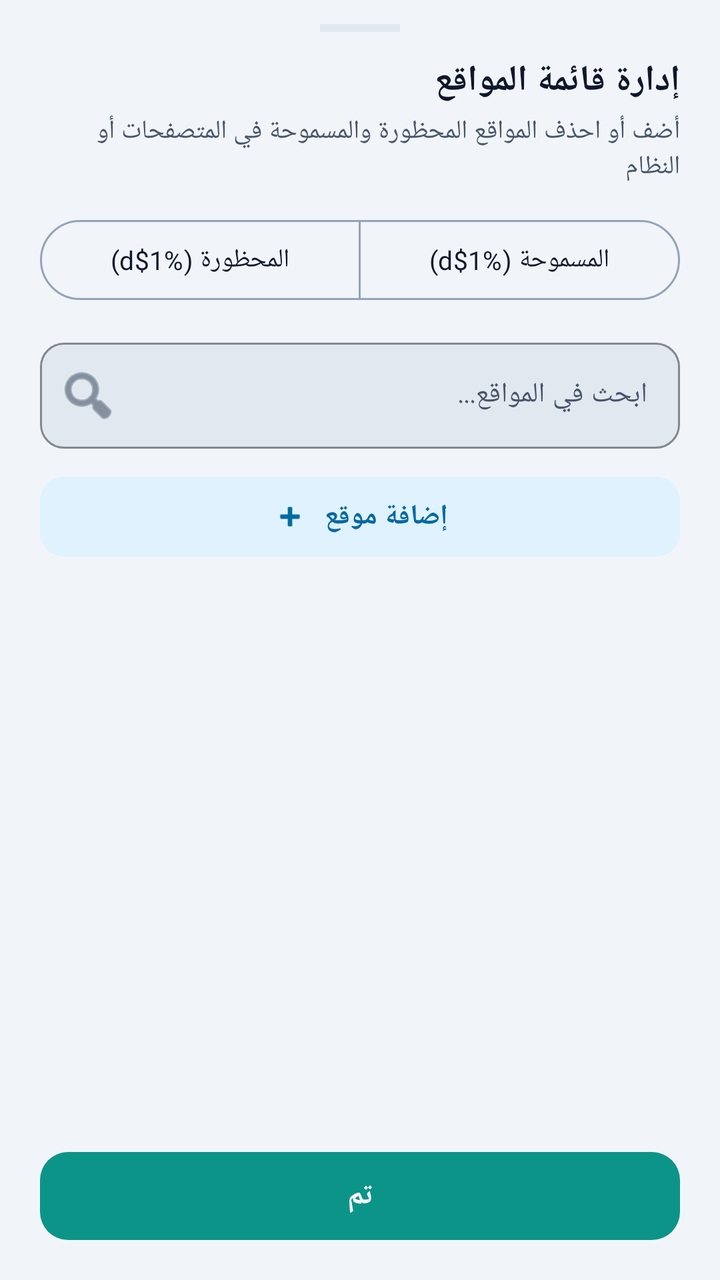
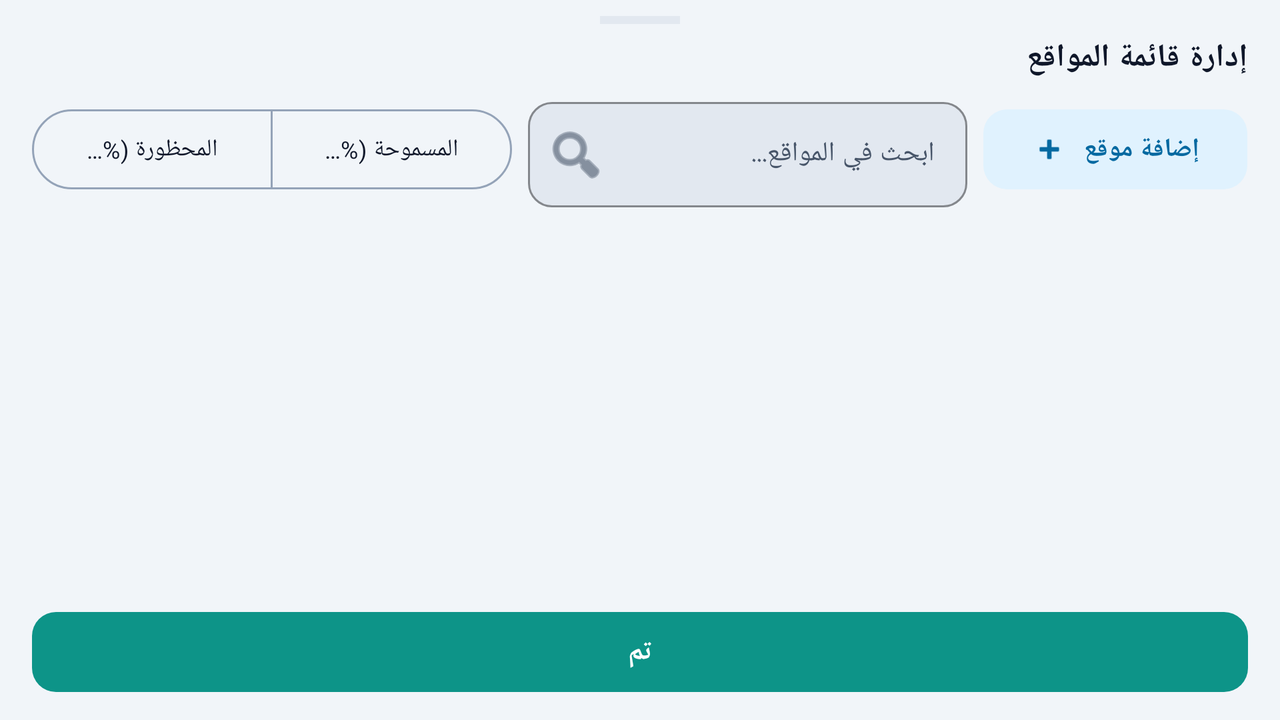

Two renders of one Android screen. The first uses the default layout on a phone; the second uses the alternative layout the repository ships for a different screen configuration, on a matching device. The two XML files are below.
<!-- AndroidManifest.xml: application theme Theme.Antiporn -->
<!-- res/layout/bottom_sheet_website_rules.xml -->
<?xml version="1.0" encoding="utf-8"?>
<LinearLayout
    xmlns:android="http://schemas.android.com/apk/res/android"
    xmlns:app="http://schemas.android.com/apk/res-auto"
    xmlns:tools="http://schemas.android.com/tools"
    android:layout_width="match_parent"
    android:layout_height="match_parent"
    android:background="?attr/colorSurfaceContainer"
    android:orientation="vertical"
    android:paddingBottom="16dp">

    
    <View
        android:layout_width="40dp"
        android:layout_height="4dp"
        android:layout_gravity="center_horizontal"
        android:layout_marginTop="12dp"
        android:layout_marginBottom="12dp"
        android:background="?attr/colorOutlineVariant" />

    
    <TextView
        android:layout_width="match_parent"
        android:layout_height="wrap_content"
        android:paddingHorizontal="20dp"
        android:text="@string/website_rules_title"
        android:textColor="?attr/colorOnSurface"
        android:textSize="18sp"
        android:textStyle="bold" />

    <TextView
        android:layout_width="match_parent"
        android:layout_height="wrap_content"
        android:layout_marginTop="4dp"
        android:paddingHorizontal="20dp"
        android:text="@string/website_rules_desc"
        android:textColor="?attr/colorOnSurfaceVariant"
        android:textSize="13sp" />

    
    <com.google.android.material.button.MaterialButtonToggleGroup
        android:id="@+id/toggleGroupWebsiteTab"
        android:layout_width="match_parent"
        android:layout_height="wrap_content"
        android:layout_marginHorizontal="20dp"
        android:layout_marginTop="14dp"
        app:selectionRequired="true"
        app:singleSelection="true">

        <com.google.android.material.button.MaterialButton
            android:id="@+id/btnTabBlocked"
            style="?attr/materialButtonOutlinedStyle"
            android:layout_width="0dp"
            android:layout_height="wrap_content"
            android:layout_weight="1"
            android:fontFamily="@font/tajawal"
            android:minHeight="48dp"
            android:text="@string/tab_blocked_websites"
            android:textSize="13sp" />

        <com.google.android.material.button.MaterialButton
            android:id="@+id/btnTabAllowed"
            style="?attr/materialButtonOutlinedStyle"
            android:layout_width="0dp"
            android:layout_height="wrap_content"
            android:layout_weight="1"
            android:fontFamily="@font/tajawal"
            android:minHeight="48dp"
            android:text="@string/tab_allowed_websites"
            android:textSize="13sp" />
    </com.google.android.material.button.MaterialButtonToggleGroup>

    
    <com.google.android.material.textfield.TextInputLayout
        style="@style/Widget.Material3.TextInputLayout.OutlinedBox"
        android:layout_width="match_parent"
        android:layout_height="wrap_content"
        android:layout_marginHorizontal="20dp"
        android:layout_marginTop="12dp"
        app:boxBackgroundColor="?attr/colorSurfaceContainerHigh"
        app:boxCornerRadiusBottomEnd="12dp"
        app:boxCornerRadiusBottomStart="12dp"
        app:boxCornerRadiusTopEnd="12dp"
        app:boxCornerRadiusTopStart="12dp"
        app:boxStrokeColor="?attr/colorPrimary"
        app:hintTextColor="?attr/colorOnSurfaceVariant"
        app:startIconDrawable="@android:drawable/ic_menu_search"
        app:startIconTint="?attr/colorOnSurfaceVariant">

        <com.google.android.material.textfield.TextInputEditText
            android:id="@+id/etSearchWebsite"
            android:layout_width="match_parent"
            android:layout_height="wrap_content"
            android:hint="@string/website_rules_search_hint"
            android:imeOptions="actionDone"
            android:inputType="text"
            android:maxLines="1"
            android:textColor="?attr/colorOnSurface"
            android:textColorHint="?attr/colorOnSurfaceVariant"
            android:textSize="14sp" />
    </com.google.android.material.textfield.TextInputLayout>

    
    <com.google.android.material.button.MaterialButton
        android:id="@+id/btnAddWebsite"
        style="@style/Widget.Material3.Button.TonalButton"
        android:layout_width="match_parent"
        android:layout_height="wrap_content"
        android:layout_marginHorizontal="20dp"
        android:layout_marginTop="10dp"
        android:fontFamily="@font/tajawal"
        android:minHeight="48dp"
        android:text="@string/btn_add_blocked_url"
        android:textSize="14sp"
        android:textStyle="bold"
        app:cornerRadius="12dp"
        app:icon="@android:drawable/ic_input_add"
        app:iconGravity="textStart" />

    
    <TextView
        android:id="@+id/tvEmptyWebsites"
        android:layout_width="match_parent"
        android:layout_height="0dp"
        android:layout_weight="1"
        android:gravity="center"
        android:padding="24dp"
        android:text="@string/empty_blocked_urls"
        android:textColor="?attr/colorOnSurfaceVariant"
        android:textSize="14sp"
        android:visibility="gone" />

    
    <androidx.recyclerview.widget.RecyclerView
        android:id="@+id/rvWebsites"
        android:layout_width="match_parent"
        android:layout_height="0dp"
        android:layout_marginTop="10dp"
        android:layout_weight="1"
        android:clipToPadding="false"
        android:paddingHorizontal="20dp"
        android:paddingVertical="4dp"
        tools:listitem="@layout/item_filtered_url" />

    
    <com.google.android.material.button.MaterialButton
        android:id="@+id/btnDoneWebsites"
        android:layout_width="match_parent"
        android:layout_height="wrap_content"
        android:layout_marginHorizontal="20dp"
        android:layout_marginTop="10dp"
        android:fontFamily="@font/tajawal"
        android:minHeight="52dp"
        android:text="@string/website_rules_btn_done"
        android:textColor="?attr/colorOnPrimary"
        android:textSize="15sp"
        android:textStyle="bold"
        app:backgroundTint="?attr/colorPrimary"
        app:cornerRadius="14dp" />

</LinearLayout>
<!-- resources referenced by this layout -->
<resources>
  <string name="btn_add_blocked_url">إضافة موقع</string>
  <string name="empty_blocked_urls">لا توجد مواقع محظورة مضافة حالياً</string>
  <string name="tab_allowed_websites">المسموحة (%1$d)</string>
  <string name="tab_blocked_websites">المحظورة (%1$d)</string>
  <string name="website_rules_btn_done">تم</string>
  <string name="website_rules_desc">أضف أو احذف المواقع المحظورة والمسموحة في المتصفحات أو النظام</string>
  <string name="website_rules_search_hint">ابحث في المواقع...</string>
  <string name="website_rules_title">إدارة قائمة المواقع</string>
  <style name="Theme.Antiporn" parent="Theme.Material3.DayNight.NoActionBar">
          
          <item name="colorPrimary">@color/md_theme_light_primary</item>
          <item name="colorOnPrimary">@color/md_theme_light_onPrimary</item>
          <item name="colorPrimaryContainer">@color/md_theme_light_primaryContainer</item>
          <item name="colorOnPrimaryContainer">@color/md_theme_light_onPrimaryContainer</item>
  
          
          <item name="colorSecondary">@color/md_theme_light_secondary</item>
          <item name="colorOnSecondary">@color/md_theme_light_onSecondary</item>
          <item name="colorSecondaryContainer">@color/md_theme_light_secondaryContainer</item>
          <item name="colorOnSecondaryContainer">@color/md_theme_light_onSecondaryContainer</item>
  
          
          <item name="colorTertiary">@color/md_theme_light_tertiary</item>
  
          
          <item name="colorSurface">@color/md_theme_light_surface</item>
          <item name="colorOnSurface">@color/md_theme_light_onSurface</item>
          <item name="colorSurfaceVariant">@color/md_theme_light_surfaceVariant</item>
          <item name="colorOnSurfaceVariant">@color/md_theme_light_onSurfaceVariant</item>
          <item name="colorSurfaceContainer">@color/md_theme_light_surfaceContainer</item>
          <item name="colorSurfaceContainerHigh">@color/md_theme_light_surfaceContainerHigh</item>
          <item name="colorOutline">@color/md_theme_light_outline</item>
          <item name="colorOutlineVariant">@color/md_theme_light_outlineVariant</item>
  
          <item name="android:windowBackground">@color/md_theme_light_surface</item>
  
          
          <item name="materialAlertDialogTheme">@style/ThemeOverlay.Material3.MaterialAlertDialog</item>
  
          
          <item name="android:statusBarColor">@android:color/transparent</item>
          <item name="android:navigationBarColor">@android:color/transparent</item>
          <item name="android:windowLightStatusBar">true</item>
          <item name="android:windowLightNavigationBar" tools:targetApi="o_mr1">true</item>
      </style>
  <color name="md_theme_light_primary">#FF0D9488</color>
  <color name="md_theme_light_onPrimary">#FFFFFFFF</color>
  <color name="md_theme_light_primaryContainer">#FFCCFBF1</color>
  <color name="md_theme_light_onPrimaryContainer">#FF115E59</color>
  <color name="md_theme_light_secondary">#FF0284C7</color>
  <color name="md_theme_light_onSecondary">#FFFFFFFF</color>
  <color name="md_theme_light_secondaryContainer">#FFE0F2FE</color>
  <color name="md_theme_light_onSecondaryContainer">#FF0369A1</color>
  <color name="md_theme_light_tertiary">#FFF59E0B</color>
  <color name="md_theme_light_surface">#FFF8FAFC</color>
  <color name="md_theme_light_onSurface">#FF0F172A</color>
  <color name="md_theme_light_surfaceVariant">#FFE2E8F0</color>
  <color name="md_theme_light_onSurfaceVariant">#FF475569</color>
  <color name="md_theme_light_surfaceContainer">#FFF1F5F9</color>
  <color name="md_theme_light_surfaceContainerHigh">#FFE2E8F0</color>
  <color name="md_theme_light_outline">#FF94A3B8</color>
  <color name="md_theme_light_outlineVariant">#FFE2E8F0</color>
</resources>
<!-- res/layout-land/bottom_sheet_website_rules.xml (the repository's variant of the layout above) -->
<!-- drawn on the phone turned sideways -->
<?xml version="1.0" encoding="utf-8"?>
<LinearLayout
    xmlns:android="http://schemas.android.com/apk/res/android"
    xmlns:app="http://schemas.android.com/apk/res-auto"
    xmlns:tools="http://schemas.android.com/tools"
    android:layout_width="match_parent"
    android:layout_height="match_parent"
    android:background="?attr/colorSurfaceContainer"
    android:orientation="vertical"
    android:paddingBottom="10dp">

    
    <View
        android:layout_width="40dp"
        android:layout_height="4dp"
        android:layout_gravity="center_horizontal"
        android:layout_marginTop="8dp"
        android:layout_marginBottom="6dp"
        android:background="?attr/colorOutlineVariant" />

    
    <TextView
        android:layout_width="match_parent"
        android:layout_height="wrap_content"
        android:paddingHorizontal="16dp"
        android:text="@string/website_rules_title"
        android:textColor="?attr/colorOnSurface"
        android:textSize="16sp"
        android:textStyle="bold" />

    
    <LinearLayout
        android:layout_width="match_parent"
        android:layout_height="wrap_content"
        android:layout_marginTop="6dp"
        android:baselineAligned="false"
        android:gravity="center_vertical"
        android:orientation="horizontal"
        android:paddingHorizontal="16dp">

        <com.google.android.material.button.MaterialButtonToggleGroup
            android:id="@+id/toggleGroupWebsiteTab"
            android:layout_width="0dp"
            android:layout_height="wrap_content"
            android:layout_marginEnd="8dp"
            android:layout_weight="1.2"
            app:selectionRequired="true"
            app:singleSelection="true">

            <com.google.android.material.button.MaterialButton
                android:id="@+id/btnTabBlocked"
                style="?attr/materialButtonOutlinedStyle"
                android:layout_width="0dp"
                android:layout_height="wrap_content"
                android:layout_weight="1"
                android:fontFamily="@font/tajawal"
                android:minHeight="48dp"
                android:text="@string/tab_blocked_websites"
                android:textSize="12sp" />

            <com.google.android.material.button.MaterialButton
                android:id="@+id/btnTabAllowed"
                style="?attr/materialButtonOutlinedStyle"
                android:layout_width="0dp"
                android:layout_height="wrap_content"
                android:layout_weight="1"
                android:fontFamily="@font/tajawal"
                android:minHeight="48dp"
                android:text="@string/tab_allowed_websites"
                android:textSize="12sp" />
        </com.google.android.material.button.MaterialButtonToggleGroup>

        <com.google.android.material.textfield.TextInputLayout
            style="@style/Widget.Material3.TextInputLayout.OutlinedBox"
            android:layout_width="0dp"
            android:layout_height="wrap_content"
            android:layout_marginEnd="8dp"
            android:layout_weight="1.1"
            app:boxBackgroundColor="?attr/colorSurfaceContainerHigh"
            app:boxCornerRadiusBottomEnd="12dp"
            app:boxCornerRadiusBottomStart="12dp"
            app:boxCornerRadiusTopEnd="12dp"
            app:boxCornerRadiusTopStart="12dp"
            app:boxStrokeColor="?attr/colorPrimary"
            app:hintTextColor="?attr/colorOnSurfaceVariant"
            app:startIconDrawable="@android:drawable/ic_menu_search"
            app:startIconTint="?attr/colorOnSurfaceVariant">

            <com.google.android.material.textfield.TextInputEditText
                android:id="@+id/etSearchWebsite"
                android:layout_width="match_parent"
                android:layout_height="wrap_content"
                android:hint="@string/website_rules_search_hint"
                android:imeOptions="actionDone"
                android:inputType="text"
                android:maxLines="1"
                android:textColor="?attr/colorOnSurface"
                android:textColorHint="?attr/colorOnSurfaceVariant"
                android:textSize="13.5sp" />
        </com.google.android.material.textfield.TextInputLayout>

        <com.google.android.material.button.MaterialButton
            android:id="@+id/btnAddWebsite"
            style="@style/Widget.Material3.Button.TonalButton"
            android:layout_width="wrap_content"
            android:layout_height="wrap_content"
            android:fontFamily="@font/tajawal"
            android:minHeight="48dp"
            android:text="@string/btn_add_blocked_url"
            android:textSize="13sp"
            android:textStyle="bold"
            app:cornerRadius="12dp"
            app:icon="@android:drawable/ic_input_add"
            app:iconGravity="textStart" />
    </LinearLayout>

    
    <TextView
        android:id="@+id/tvEmptyWebsites"
        android:layout_width="match_parent"
        android:layout_height="0dp"
        android:layout_weight="1"
        android:gravity="center"
        android:padding="16dp"
        android:text="@string/empty_blocked_urls"
        android:textColor="?attr/colorOnSurfaceVariant"
        android:textSize="14sp"
        android:visibility="gone" />

    
    <androidx.recyclerview.widget.RecyclerView
        android:id="@+id/rvWebsites"
        android:layout_width="match_parent"
        android:layout_height="0dp"
        android:layout_marginTop="6dp"
        android:layout_weight="1"
        android:clipToPadding="false"
        android:paddingHorizontal="16dp"
        android:paddingVertical="4dp"
        tools:listitem="@layout/item_filtered_url" />

    
    <com.google.android.material.button.MaterialButton
        android:id="@+id/btnDoneWebsites"
        android:layout_width="match_parent"
        android:layout_height="wrap_content"
        android:layout_marginHorizontal="16dp"
        android:layout_marginTop="6dp"
        android:fontFamily="@font/tajawal"
        android:minHeight="48dp"
        android:text="@string/website_rules_btn_done"
        android:textColor="?attr/colorOnPrimary"
        android:textSize="14sp"
        android:textStyle="bold"
        app:backgroundTint="?attr/colorPrimary"
        app:cornerRadius="12dp" />

</LinearLayout>
<!-- resources referenced by the variant -->
<!-- as the phone turned sideways resolves them -->
<resources>
  <string name="btn_add_blocked_url">إضافة موقع</string>
  <string name="empty_blocked_urls">لا توجد مواقع محظورة مضافة حالياً</string>
  <string name="tab_allowed_websites">المسموحة (%1$d)</string>
  <string name="tab_blocked_websites">المحظورة (%1$d)</string>
  <string name="website_rules_btn_done">تم</string>
  <string name="website_rules_search_hint">ابحث في المواقع...</string>
  <string name="website_rules_title">إدارة قائمة المواقع</string>
  <style name="Theme.Antiporn" parent="Theme.Material3.DayNight.NoActionBar">
          
          <item name="colorPrimary">@color/md_theme_light_primary</item>
          <item name="colorOnPrimary">@color/md_theme_light_onPrimary</item>
          <item name="colorPrimaryContainer">@color/md_theme_light_primaryContainer</item>
          <item name="colorOnPrimaryContainer">@color/md_theme_light_onPrimaryContainer</item>
  
          
          <item name="colorSecondary">@color/md_theme_light_secondary</item>
          <item name="colorOnSecondary">@color/md_theme_light_onSecondary</item>
          <item name="colorSecondaryContainer">@color/md_theme_light_secondaryContainer</item>
          <item name="colorOnSecondaryContainer">@color/md_theme_light_onSecondaryContainer</item>
  
          
          <item name="colorTertiary">@color/md_theme_light_tertiary</item>
  
          
          <item name="colorSurface">@color/md_theme_light_surface</item>
          <item name="colorOnSurface">@color/md_theme_light_onSurface</item>
          <item name="colorSurfaceVariant">@color/md_theme_light_surfaceVariant</item>
          <item name="colorOnSurfaceVariant">@color/md_theme_light_onSurfaceVariant</item>
          <item name="colorSurfaceContainer">@color/md_theme_light_surfaceContainer</item>
          <item name="colorSurfaceContainerHigh">@color/md_theme_light_surfaceContainerHigh</item>
          <item name="colorOutline">@color/md_theme_light_outline</item>
          <item name="colorOutlineVariant">@color/md_theme_light_outlineVariant</item>
  
          <item name="android:windowBackground">@color/md_theme_light_surface</item>
  
          
          <item name="materialAlertDialogTheme">@style/ThemeOverlay.Material3.MaterialAlertDialog</item>
  
          
          <item name="android:statusBarColor">@android:color/transparent</item>
          <item name="android:navigationBarColor">@android:color/transparent</item>
          <item name="android:windowLightStatusBar">true</item>
          <item name="android:windowLightNavigationBar" tools:targetApi="o_mr1">true</item>
      </style>
  <color name="md_theme_light_primary">#FF0D9488</color>
  <color name="md_theme_light_onPrimary">#FFFFFFFF</color>
  <color name="md_theme_light_primaryContainer">#FFCCFBF1</color>
  <color name="md_theme_light_onPrimaryContainer">#FF115E59</color>
  <color name="md_theme_light_secondary">#FF0284C7</color>
  <color name="md_theme_light_onSecondary">#FFFFFFFF</color>
  <color name="md_theme_light_secondaryContainer">#FFE0F2FE</color>
  <color name="md_theme_light_onSecondaryContainer">#FF0369A1</color>
  <color name="md_theme_light_tertiary">#FFF59E0B</color>
  <color name="md_theme_light_surface">#FFF8FAFC</color>
  <color name="md_theme_light_onSurface">#FF0F172A</color>
  <color name="md_theme_light_surfaceVariant">#FFE2E8F0</color>
  <color name="md_theme_light_onSurfaceVariant">#FF475569</color>
  <color name="md_theme_light_surfaceContainer">#FFF1F5F9</color>
  <color name="md_theme_light_surfaceContainerHigh">#FFE2E8F0</color>
  <color name="md_theme_light_outline">#FF94A3B8</color>
  <color name="md_theme_light_outlineVariant">#FFE2E8F0</color>
</resources>
